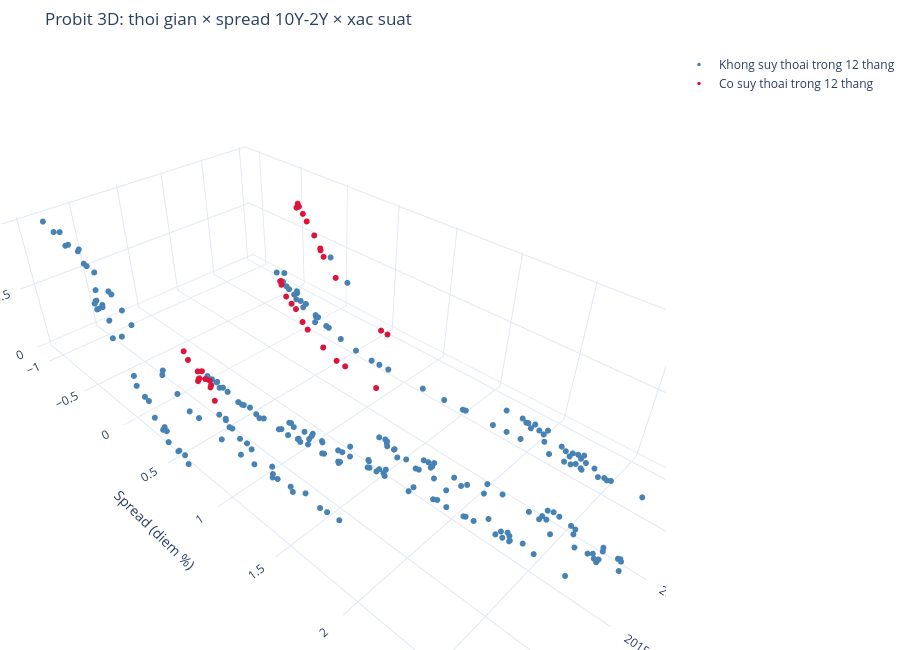

Here is the notebook cell this chart was saved with:
### Code cell
ia.fig_probit_3d(oos).show()
